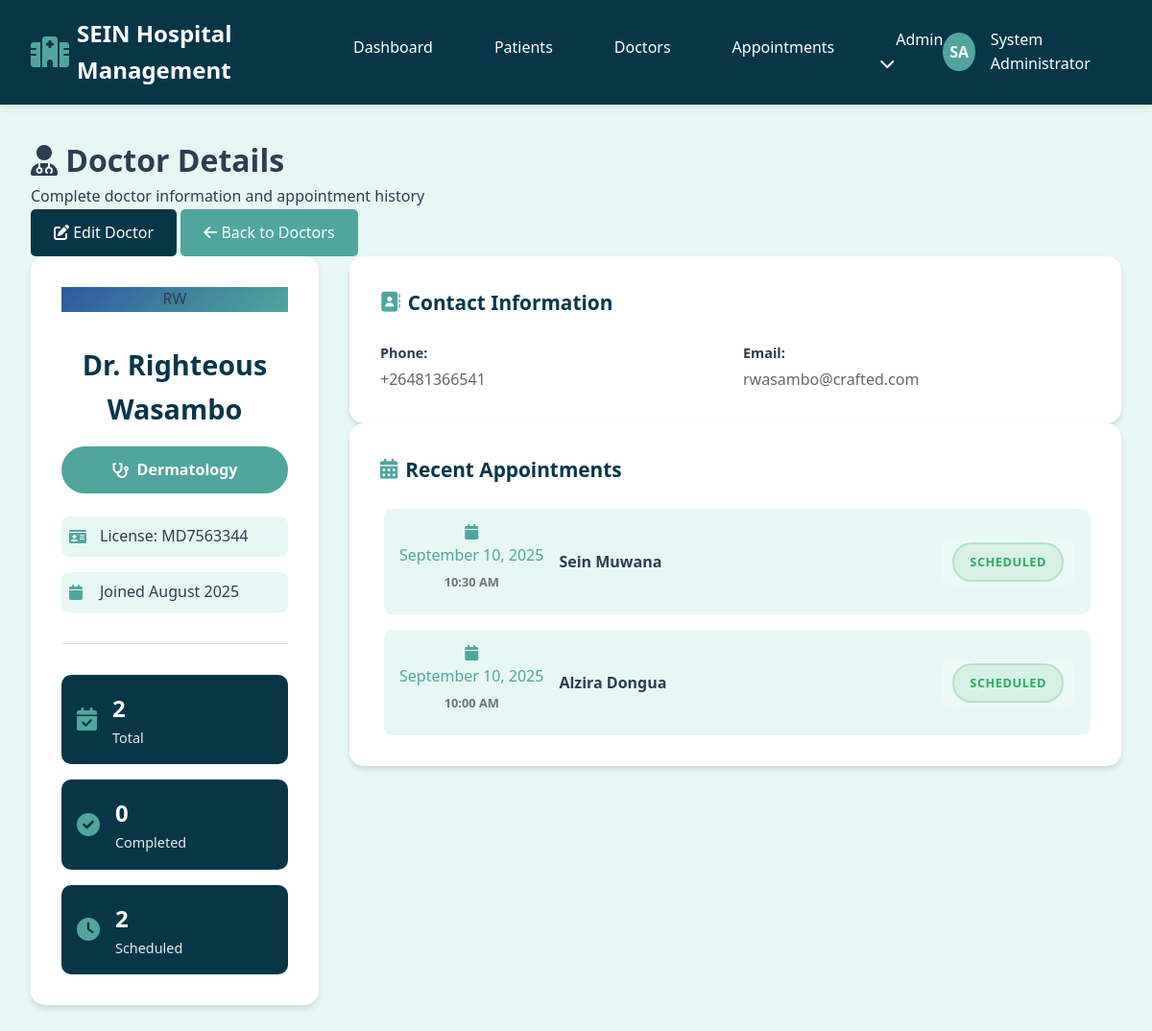
The app's page /doctors/2 (signed in) with its own data.
### hospital/app.py (models this page shows, shortened)
class Doctor(db.Model):
    id = db.Column(db.Integer, primary_key=True)
    first_name = db.Column(db.String(50), nullable=False)
    last_name = db.Column(db.String(50), nullable=False)
    phone = db.Column(db.String(20))
    email = db.Column(db.String(100))
    specialization_id = db.Column(db.Integer, db.ForeignKey('specialization.id'), nullable=False)
    license_number = db.Column(db.String(50), unique=True)
    created_at = db.Column(db.DateTime, default=datetime.utcnow)
    appointments = db.relationship('Appointment', backref='doctor_ref', lazy=True)

class Specialization(db.Model):
    id = db.Column(db.Integer, primary_key=True)
    name = db.Column(db.String(100), unique=True, nullable=False)
    doctors = db.relationship('Doctor', backref='specialization_ref', lazy=True)

class Appointment(db.Model):
    id = db.Column(db.Integer, primary_key=True)
    patient_id = db.Column(db.Integer, db.ForeignKey('patient.id'), nullable=False)
    doctor_id = db.Column(db.Integer, db.ForeignKey('doctor.id'), nullable=False)
    appointment_date = db.Column(db.Date, nullable=False)
    appointment_time = db.Column(db.Time, nullable=False)
    diagnosis = db.Column(db.Text)
    notes = db.Column(db.Text)
    status = db.Column(db.String(20), default='scheduled')  # scheduled, completed, cancelled
    created_at = db.Column(db.DateTime, default=datetime.utcnow)

class Patient(db.Model):
    id = db.Column(db.Integer, primary_key=True)
    first_name = db.Column(db.String(50), nullable=False)
    last_name = db.Column(db.String(50), nullable=False)
    date_of_birth = db.Column(db.Date, nullable=False)
    gender = db.Column(db.String(10), nullable=False)
    phone = db.Column(db.String(20))
    email = db.Column(db.String(100))
    address = db.Column(db.Text)
    emergency_contact = db.Column(db.String(100))
    emergency_phone = db.Column(db.String(20))
    created_at = db.Column(db.DateTime, default=datetime.utcnow)
    appointments = db.relationship('Appointment', backref='patient_ref', lazy=True)
    medical_records = db.relationship('MedicalRecord', backref='patient_ref', lazy=True)

### hospital/app.py (the view)
@app.route('/doctors/<int:doctor_id>')
def doctor_detail(doctor_id):
    if 'user_id' not in session:
        return redirect(url_for('login'))
    doctor = Doctor.query.get_or_404(doctor_id)
    recent_appointments = Appointment.query.filter_by(doctor_id=doctor_id)\
                                         .order_by(Appointment.appointment_date.desc())\
                                         .limit(10).all()
    total_appointments = Appointment.query.filter_by(doctor_id=doctor_id).count()
    completed_appointments = Appointment.query.filter_by(doctor_id=doctor_id, status='completed').count()
    scheduled_appointments = Appointment.query.filter_by(doctor_id=doctor_id, status='scheduled').count()
    return render_template('doctors/detail.html',
                         doctor=doctor,
                         recent_appointments=recent_appointments,
                         total_appointments=total_appointments,
                         completed_appointments=completed_appointments,
                         scheduled_appointments=scheduled_appointments)

### hospital/templates/doctors/detail.html (shortened to what this page needs)
{% extends "base.html" %}
{% block content %}
<div class="page-header">
    <div class="page-title">
        <h1><i class="fas fa-user-md"></i> Doctor Details</h1>
        <p>Complete doctor information and appointment history</p>
    </div>
    <div class="page-actions">
        <a href="{{ url_for('edit_doctor', doctor_id=doctor.id) }}" class="btn btn-primary">
            <i class="fas fa-edit"></i> Edit Doctor
        </a>
        <a href="{{ url_for('doctors') }}" class="btn btn-secondary">
            <i class="fas fa-arrow-left"></i> Back to Doctors
        </a>
    </div>
</div>
<div class="doctor-profile">
    <div class="doctor-sidebar">
        <div class="doctor-avatar-large">
            <div class="avatar-circle-large doctor-avatar-bg">
                {{ doctor.first_name[0] }}{{ doctor.last_name[0] }}
            </div>
        </div>
        <div class="doctor-basic-info">
            <h2>Dr. {{ doctor.first_name }} {{ doctor.last_name }}</h2>
            <div class="specialization-badge">
                <i class="fas fa-stethoscope"></i>
                {{ doctor.specialization_ref.name }}
            </div>
            {% if doctor.license_number %}
            <div class="info-item">
                <i class="fas fa-id-card"></i>
                <span>License: {{ doctor.license_number }}</span>
            </div>
            {% endif %}
            <div class="info-item">
                <i class="fas fa-calendar"></i>
                <span>Joined {{ doctor.created_at.strftime('%B %Y') }}</span>
            </div>
            <div class="appointment-stats">
                <div class="stats-grid">
                    <div class="stat-card">
                        <i class="fas fa-calendar-check"></i>
                        <div>
                            <h3>{{ total_appointments }}</h3>
                            <p>Total</p>
                        </div>
                    </div>
                    <div class="stat-card">
                        <i class="fas fa-check-circle"></i>
                        <div>
                            <h3>{{ completed_appointments }}</h3>
                            <p>Completed</p>
                        </div>
                    </div>
                    <div class="stat-card">
                        <i class="fas fa-clock"></i>
                        <div>
                            <h3>{{ scheduled_appointments }}</h3>
                            <p>Scheduled</p>
                        </div>
                    </div>
                </div>
            </div>
        </div>
    </div>
    <div class="doctor-main-content">
        <div class="info-sections">
            <div class="info-section">
                <h3><i class="fas fa-address-book"></i> Contact Information</h3>
                <div class="info-grid">
                    <div class="info-item">
                        <label>Phone:</label>
                        <span>{{ doctor.phone or 'Not provided' }}</span>
                    </div>
                    <div class="info-item">
                        <label>Email:</label>
                        <span>{{ doctor.email or 'Not provided' }}</span>
                    </div>
                </div>
            </div>
            <div class="info-section">
                <h3><i class="fas fa-calendar-alt"></i> Recent Appointments</h3>
                {% if recent_appointments %}
                <div class="appointments-list">
                    {% for appointment in recent_appointments %}
                    <div class="appointment-item">
                        <div class="appointment-date">
                            <i class="fas fa-calendar"></i>
                            {{ appointment.appointment_date.strftime('%B %d, %Y') }}
                            <span class="appointment-time">{{ appointment.appointment_time.strftime('%I:%M %p') }}</span>
                        </div>
                        <div class="appointment-details">
                            <p><strong>{{ appointment.patient_ref.first_name }} {{ appointment.patient_ref.last_name }}</strong></p>
                        </div>
                        <div class="appointment-status">
                            <span class="status-badge status-{{ appointment.status }}">
                                {{ appointment.status.title() }}
                            </span>
                        </div>
                    </div>
                    {% endfor %}
                </div>
                {% else %}
                <div class="empty-state-small">
                    <i class="fas fa-calendar-times"></i>
                    <p>No appointments found</p>
                </div>
                {% endif %}
            </div>
        </div>
    </div>
</div>
{% endblock %}

### hospital/static/css/style.css (style rules this page uses)
:root { --primary-color: #073649; --secondary-color: #e7f7f4; --accent-color: #50a69e; --text-dark: #2c3e50; --text-light: #ffffff; --border-color: #e0e0e0; --success-color: #27ae60; --error-color: #e74c3c; --warning-color: #f39c12; --text-muted: #6c757d; }
* { margin: 0; padding: 0; box-sizing: border-box; }
body { font-family: "Segoe UI", Tahoma, Geneva, Verdana, sans-serif; background-color: var(--secondary-color); color: var(--text-dark); line-height: 1.6; }
.btn { padding: 0.75rem 1.5rem; border: none; border-radius: 5px; font-size: 1rem; cursor: pointer; text-decoration: none; display: inline-block; text-align: center; transition: all 0.3s ease; }
.btn-primary { background-color: var(--primary-color); color: var(--text-light); }
.btn-secondary { background-color: var(--accent-color); color: var(--text-light); }
.appointment-time { font-weight: 600; color: var(--accent-color); margin-bottom: 0.25rem; }
.appointment-status { display: inline-block; padding: 0.125rem 0.5rem; border-radius: 12px; font-size: 0.75rem; font-weight: 500; text-transform: capitalize; }
.appointments-list { display: grid; gap: 1rem; grid-template-columns: 1fr; }
.appointment-item { background-color: rgba(255, 255, 255, 0.1); padding: 1rem; border-radius: 8px; border-left: 4px solid var(--text-light); }
.appointment-time { font-size: 0.9rem; font-weight: 600; margin-bottom: 0.5rem; opacity: 0.9; }
.appointment-status { display: inline-block; padding: 0.25rem 0.75rem; border-radius: 12px; font-size: 0.75rem; font-weight: 500; text-transform: capitalize; background-color: rgba(255, 255, 255, 0.2); color: var(--text-light); width: fit-content; }
.appointments-list { display: grid; gap: 1.5rem; grid-template-columns: 1fr; }
.appointment-details { display: flex; flex-direction: column; gap: 1rem; flex: 1; }
.appointment-status { display: flex; align-items: center; }
.status-badge { padding: 0.5rem 1rem; border-radius: 20px; font-size: 0.8rem; font-weight: 600; text-transform: uppercase; letter-spacing: 0.5px; border: 2px solid transparent; }
.status-badge.status-scheduled { background-color: rgba(39, 174, 96, 0.1); color: var(--success-color); border-color: rgba(39, 174, 96, 0.2); }

### records on screen
Doctor: first_name "R", last_name "W", first_name "Righteous", last_name "Wasambo", license_number "MD7563344", created_at "August 2025", phone "+26481366541", email "rwasambo@crafted.com"
Specialization: specialization_ref.name "Dermatology"
Appointment: appointment_date "September 10, 2025", appointment_time "10:30 AM", patient_ref.first_name "Sein", patient_ref.last_name "Muwana", status "SCHEDULED"
Appointment: appointment_date "September 10, 2025", appointment_time "10:00 AM", patient_ref.first_name "Alzira", patient_ref.last_name "Dongua", status "SCHEDULED"

### other values on screen
{{ session.first_name[0] }} "S"
{{ session.last_name[0] }} "A"
{{ session.first_name }} "System"
{{ session.last_name }} "Administrator"
{{ total_appointments }} "2"
{{ completed_appointments }} "0"
{{ scheduled_appointments }} "2"
